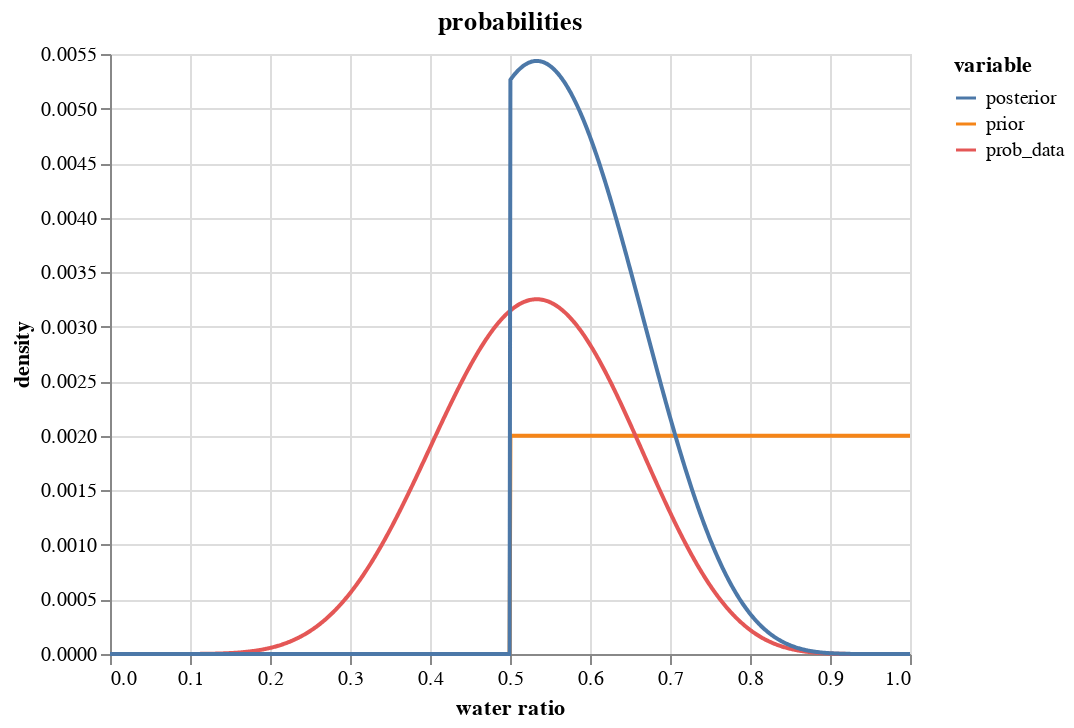

Notebook code for this chart:
### Code cell
# data source for plotting
source = pd.DataFrame(
    {
        "p_grid": p_grid,
        "prior": prior,
        "prob_data": prob_data,
        "posterior": posterior,
    }
)

# convert wide df to tall, keep `p_grid` column
source = source.melt("p_grid", value_name="density")

alt.Chart(source, title="probabilities").mark_line().encode(
    alt.X("p_grid", title="water ratio"),
    y="density",
    color="variable",
)

### Figure 1 — Vega-Lite specification as saved in the notebook (floating-point values rounded to 4 significant figures; data arrays with more than 128 entries replaced by an {"elided": "..."} marker saying what was removed)
{"$schema": "https://vega.github.io/schema/vega-lite/v4.17.0.json", "config": {"view": {"continuousHeight": 300, "continuousWidth": 400}}, "data": {"name": "data-6f958ba43fc1ef2ffa399e5a10dcb588"}, "datasets": {"data-6f958ba43fc1ef2ffa399e5a10dcb588": {"elided": "3000 records"}}, "encoding": {"color": {"field": "variable", "type": "nominal"}, "x": {"field": "p_grid", "title": "water ratio", "type": "quantitative"}, "y": {"field": "density", "type": "quantitative"}}, "mark": "line", "title": "probabilities"}
